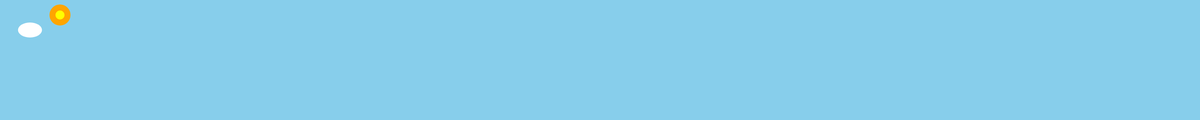
Frame 1 (no input)
Frame 60 (no input): identical to frame 1, image omitted
Frame 120 (the mouse pressed at the canvas centre since frame 60): identical to frame 1, image omitted

The p5.js sketch that drew this single still picture (run headless with seeded random() and noise() and a simulated clock; from frame 60 on, the mouse is pressed at the canvas centre):

// p5.js sketch
// ── sketch.js
function setup() {
    createCanvas(4000, 400);
}   //define valores padrão do projeto//

function draw() {

    //circulo

    background(135, 206, 235);
    fill("yellow")  //define a cor de qualquer forma na tela//
    stroke("orange")    //Define a cor usada para desenhar pontos, linhas e contornos de formas.//
    strokeWeight(20)  //largura do traço//
    circle(200, 50, 50);
    
     // Elipse

     fill("white"); 
     noStroke(); // sem contorno
     ellipse(100, 100, 80, 50); 
}
    


// ── style.css
html, body {
    margin: 0;
    padding: 0;
    height: 100%;
    overflow: hidden;
    background: #87CEEB;
  }
  
  canvas {
    display: block;
    width: 100vw !important;
    height: 100vh !important;
    background-color: beige;  /*teste*/
  }
  
  
